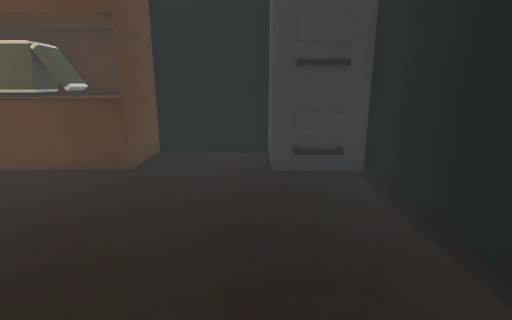
View 1 (above)

13 first-person views from a walk through a scene from a Unity 3-D project. The camera is 1.4 m above the floor, tilts 14° down and sees 80° across. The floor is counted in squares, 0.5 m on a side. Each view is taken from the middle of a square. On the plan, view 1 faces up. The plan holds only what a view shows up to about 20 squares ahead; the rest is blank. Some animated figures are left out. Surface patterns are stand-ins for the level's own textures.

View 2
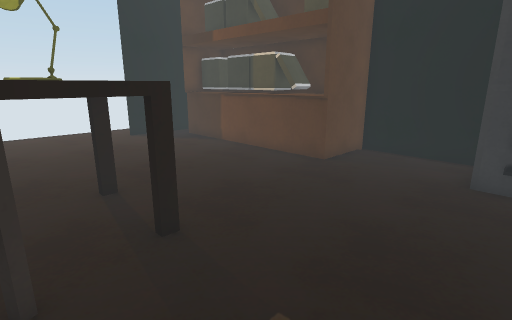

View 3
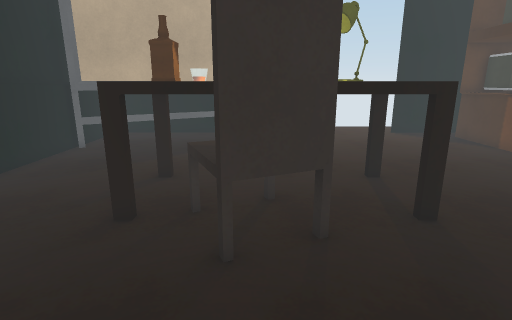

View 4
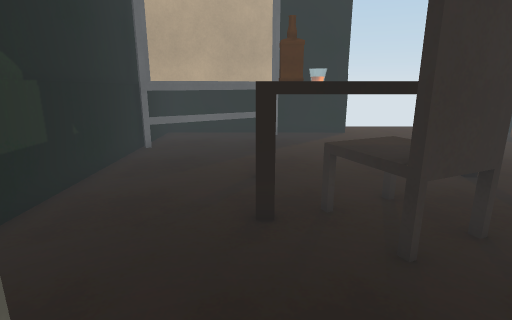

View 5
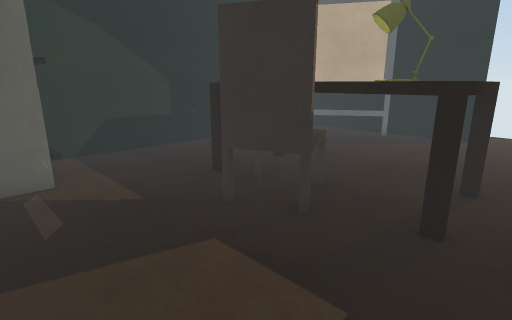

View 6
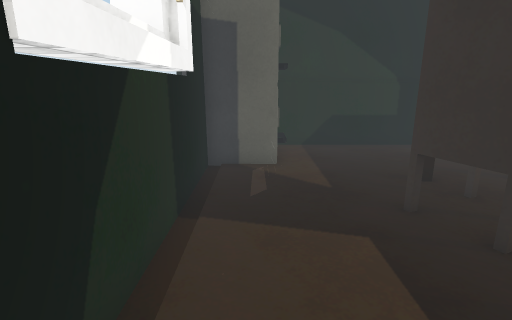

View 7
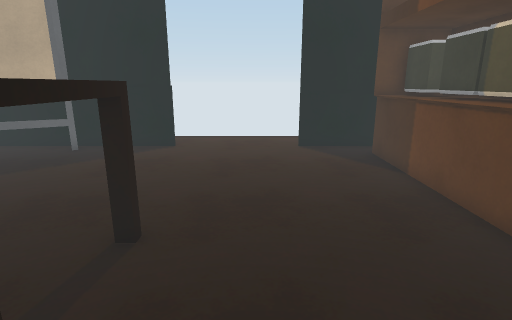

View 8
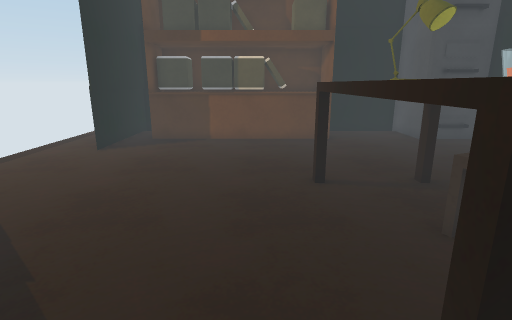

View 9
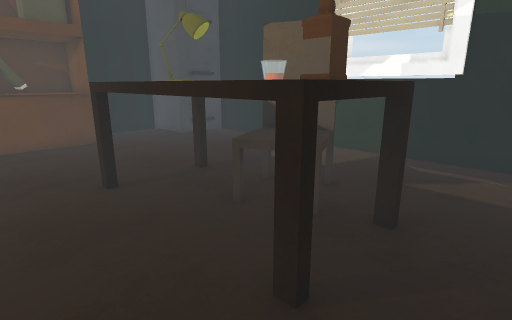

View 10
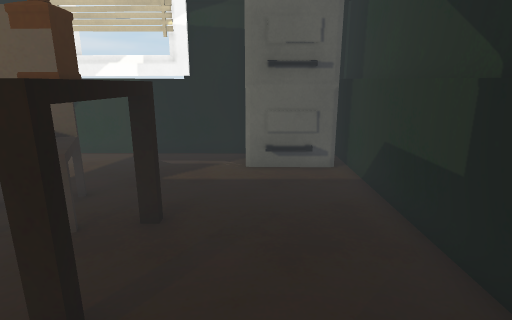

View 11
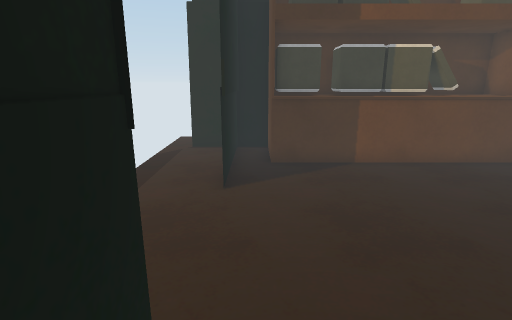

View 12
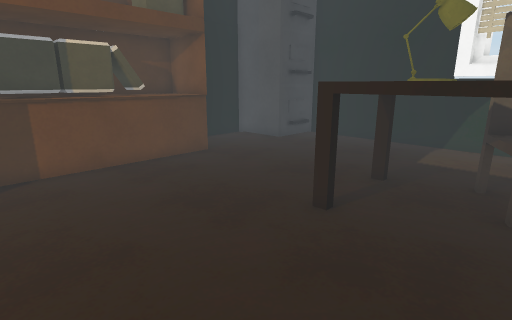

View 13
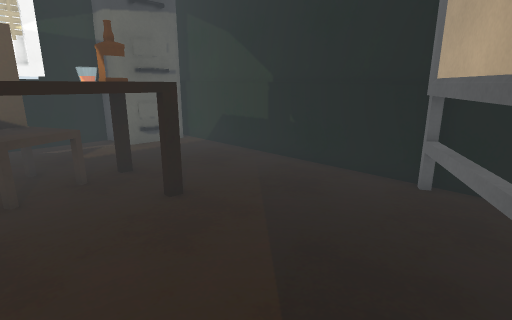

### Floor plan
Key: @ floor where view 1 was taken; # wall or solid block; x gap in a wall; . floor; B bookshelf; E desk; C chair; O other object.
Columns run from 17 left of view 1 to 6 right of it. Each row starts with its distance up from view 1.
 13 x####        #####O
 12 ..#.BBBBBBBBBB....O
 11 ..#.BBBBBBBBBB....O  #
 10 ..#.BBBBBBBBBB....OOO#
  9 ..#................O.#
  8 ..#..................#
  7 ..#..................#
  6 .....................#
  5 .....................#
  4 .....................#
  3 ...........EEEE......#
  2 ...........E  E......#
  1 ..#........E  E......#
  0   #........E  CC.@...#
 -1   #........E  CC.....#
 -2   #........E  CC.....#
 -3   ##.......E  E......#
 -4   #OO......EEEE......#
 -5   #.O................#
 -6   #.OO............OOOO
 -7   #..OO...........O
 -8   #...O...........O
 -9   ####################
-10             ############

Where each view was taken, in squares from view 1:
view 1: 0 up, 0 right, facing up
view 2: 0 up, 2 right, facing up-left
view 3: 1 down, 3 right, facing left
view 4: 4 down, 3 right, facing left
view 5: 4 up, 3 right, facing down-left
view 6: 5 up, 2 right, facing down
view 7: 5 up, 1 left, facing left
view 8: 6 down, 8 left, facing up
view 9: 6 down, 9 left, facing up-right
view 10: 6 down, 9 left, facing right
view 11: 1 down, 14 left, facing up
view 12: 1 down, 12 left, facing up-right
view 13: 0 up, 13 left, facing down-right
